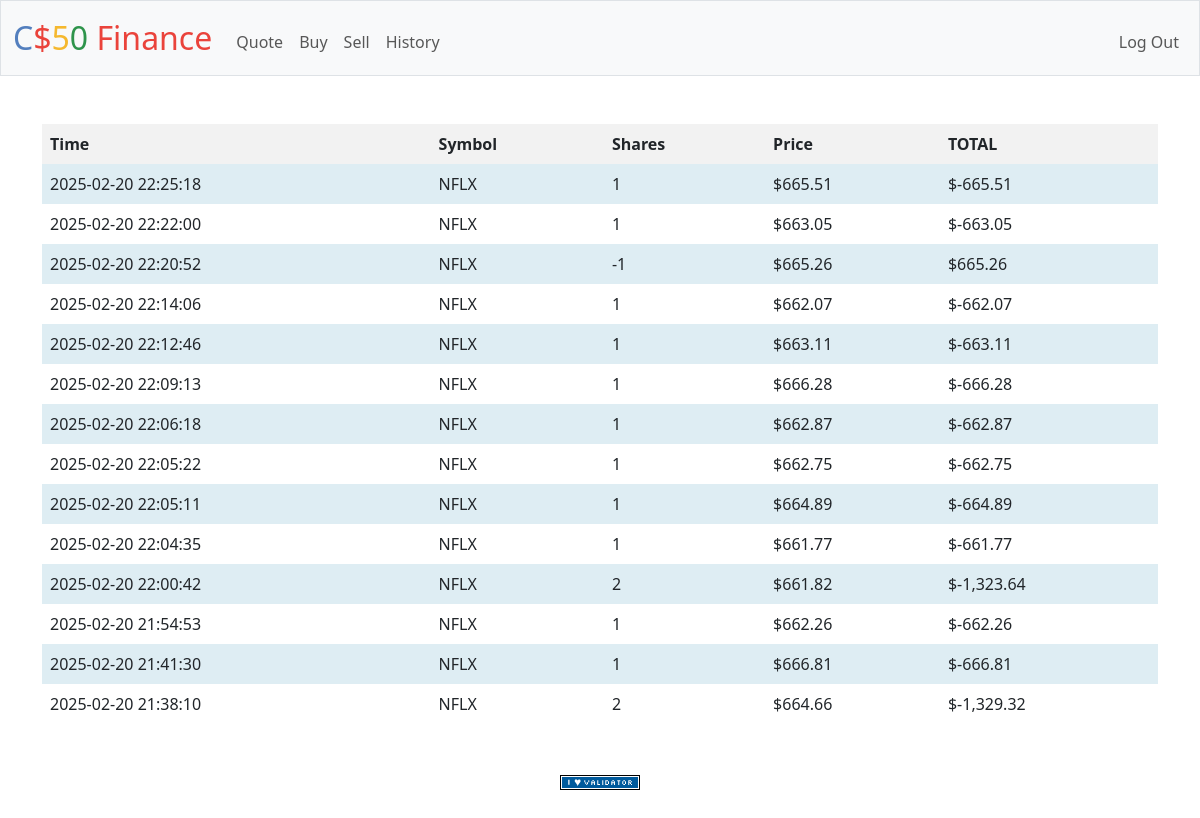
Screenshot of /history (signed in) with the database file from the repository.
### tables this page shows
CREATE TABLE "transactions"  ( 
    id INTEGER PRIMARY KEY AUTOINCREMENT,
    user_id INTEGER NOT NULL,
    symbol TEXT NOT NULL,
    shares INTEGER NOT NULL,
    price DECIMAL(10,2) NOT NULL,
    timestamp TEXT DEFAULT (datetime('now', 'localtime'))
, total DECIMAL(10,2) DEFAULT 0 NOT NULL);

### app.py (the view)
@app.route("/history")
@login_required
def history():
    rows = db.execute("SELECT * FROM transactions WHERE user_id = ? ORDER BY timestamp DESC", session["user_id"])
    return render_template("history.html", rows=rows, usd=usd)

### app.py (called while the page is built)
@app.after_request
def after_request(response):
    response.headers["Cache-Control"] = "no-cache, no-store, must-revalidate"
    response.headers["Expires"] = 0
    response.headers["Pragma"] = "no-cache"
    return response

### helpers.py (called while the page is built)
def login_required(f):
    @wraps(f)
    def decorated_function(*args, **kwargs):
        if session.get("user_id") is None:
            return redirect("/login")
        return f(*args, **kwargs)
    return decorated_function

def usd(value):
    return f"${value:,.2f}"

### templates/history.html (shortened to what this page needs)
{% extends "layout.html" %}
{% block main %}
    <table>
        <thead>
            <th>Time</th>
            <th>Symbol</th>
            <th>Shares</th>
            <th>Price</th>
            <th>TOTAL</th>
        </thead>
        <tbody>
            {% for row in rows %}
                <tr>
                    <td>{{ row.timestamp }}</td>
                    <td>{{ row.symbol }}</td>
                    <td>{{ row.shares }}</td>
                    <td>{{ usd(+row.price) }}</td>
                    <td>{{ usd(-row.total) }}</td>
                </tr>
            {% endfor %}
        </tbody>
    </table>
{% endblock %}

### templates/layout.html (shortened to what this page needs)
<!DOCTYPE html>
<html lang="en">
    <head>
        <link href="https://cdn.jsdelivr.net/npm/bootstrap@5.3.3/dist/css/bootstrap.min.css" rel="stylesheet">
        <link href="/static/styles.css" rel="stylesheet">
    </head>
    <body>
        <nav class="bg-light border navbar navbar-expand-md navbar-light">
            <div class="container-fluid">
                <a class="navbar-brand" href="/"><span class="blue">C</span><span class="red">$</span><span class="yellow">5</span><span class="green">0</span> <span class="red">Finance</span></a>
                <div class="collapse navbar-collapse" id="navbar">
                    {% if session["user_id"] %}
                        <ul class="navbar-nav me-auto mt-2">
                            <li class="nav-item"><a class="nav-link" href="/quote">Quote</a></li>
                            <li class="nav-item"><a class="nav-link" href="/buy">Buy</a></li>
                            <li class="nav-item"><a class="nav-link" href="/sell">Sell</a></li>
                            <li class="nav-item"><a class="nav-link" href="/history">History</a></li>
                        </ul>
                        <ul class="navbar-nav ms-auto mt-2">
                            <li class="nav-item"><a class="nav-link" href="/logout">Log Out</a></li>
                        </ul>
                    {% else %}
                        <ul class="navbar-nav ms-auto mt-2">
                            <li class="nav-item"><a class="nav-link" href="/register">Register</a></li>
                            <li class="nav-item"><a class="nav-link" href="/login">Log In</a></li>
                        </ul>
                    {% endif %}
                </div>
            </div>
        </nav>
        <main class="container py-5 text-center">
            {% block main %}{% endblock %}
        </main>
        <footer class="mb-5">
            <form action="https://validator.w3.org/check" class="text-center" enctype="multipart/form-data" method="post" target="_blank">
                <input alt="Validate" src="/static/I_heart_validator.png" type="image">
            </form>
        </footer>
    </body>
</html>

### static/styles.css (style rules this page uses)
nav .navbar-brand { font-size: xx-large; }
nav .navbar-brand .blue { color: #537fbe; }
nav .navbar-brand .red { color: #ea433b; }
nav .navbar-brand .yellow { color: #f5b82e; }
nav .navbar-brand .green { color: #2e944b; }
table { width: 100%; border-collapse: collapse; }
tbody tr:nth-child(odd) { background-color: #deedf3; }
tbody tr:nth-child(even) { background-color: white; }
th, td { padding: 8px; text-align: left; }
th { background-color: #f2f2f2; }

### rows the page displays
transactions: timestamp "2025-02-20 22:25:18", symbol "NFLX", shares "1", price "$665.51", total "$-665.51"
transactions: timestamp "2025-02-20 22:22:00", symbol "NFLX", shares "1", price "$663.05", total "$-663.05"
transactions: timestamp "2025-02-20 22:20:52", symbol "NFLX", shares "-1", price "$665.26", total "$665.26"
transactions: timestamp "2025-02-20 22:14:06", symbol "NFLX", shares "1", price "$662.07", total "$-662.07"
transactions: timestamp "2025-02-20 22:12:46", symbol "NFLX", shares "1", price "$663.11", total "$-663.11"
transactions: timestamp "2025-02-20 22:09:13", symbol "NFLX", shares "1", price "$666.28", total "$-666.28"
transactions: timestamp "2025-02-20 22:06:18", symbol "NFLX", shares "1", price "$662.87", total "$-662.87"
transactions: timestamp "2025-02-20 22:05:22", symbol "NFLX", shares "1", price "$662.75", total "$-662.75"
transactions: timestamp "2025-02-20 22:05:11", symbol "NFLX", shares "1", price "$664.89", total "$-664.89"
transactions: timestamp "2025-02-20 22:04:35", symbol "NFLX", shares "1", price "$661.77", total "$-661.77"
transactions: timestamp "2025-02-20 22:00:42", symbol "NFLX", shares "2", price "$661.82", total "$-1,323.64"
transactions: timestamp "2025-02-20 21:54:53", symbol "NFLX", shares "1", price "$662.26", total "$-662.26"
transactions: timestamp "2025-02-20 21:41:30", symbol "NFLX", shares "1", price "$666.81", total "$-666.81"
transactions: timestamp "2025-02-20 21:38:10", symbol "NFLX", shares "2", price "$664.66", total "$-1,329.32"
